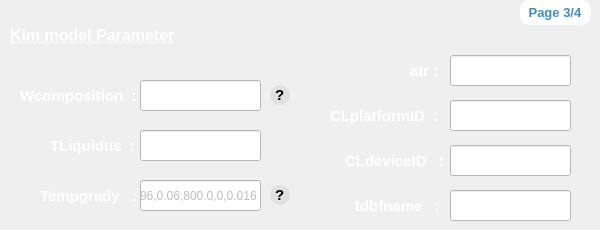
      <widget class="QWidget" name="page_10">
       <property name="styleSheet">
        <string notr="true">#page_10{
background-color: rgb(64, 140, 191);
}</string>
       </property>
       <widget class="QLabel" name="label_151">
        <property name="geometry">
         <rect>
          <x>520</x>
          <y>0</y>
          <width>71</width>
          <height>25</height>
         </rect>
        </property>
        <property name="font">
         <font>
          <family>Ubuntu</family>
          <pointsize>10</pointsize>
          <weight>75</weight>
          <bold>true</bold>
         </font>
        </property>
        <property name="styleSheet">
         <string notr="true">background-color: rgb(255, 255, 255);
border : 2px solid white;
border-radius :10px;
color :rgb(64, 140, 191);</string>
        </property>
        <property name="text">
         <string> Page 3/4</string>
        </property>
       </widget>
       <widget class="QLabel" name="label_125">
        <property name="geometry">
         <rect>
          <x>50</x>
          <y>130</y>
          <width>91</width>
          <height>31</height>
         </rect>
        </property>
        <property name="font">
         <font>
          <family>Ubuntu</family>
          <pointsize>11</pointsize>
          <weight>75</weight>
          <italic>false</italic>
          <bold>true</bold>
         </font>
        </property>
        <property name="styleSheet">
         <string notr="true">color : white;</string>
        </property>
        <property name="text">
         <string>TLiquidus  :</string>
        </property>
       </widget>
       <widget class="QLineEdit" name="TLKKS2">
        <property name="geometry">
         <rect>
          <x>140</x>
          <y>130</y>
          <width>121</width>
          <height>31</height>
         </rect>
        </property>
        <property name="styleSheet">
         <string notr="true">background-color: rgb(255, 255, 255);</string>
        </property>
       </widget>
       <widget class="QLabel" name="label_242">
        <property name="geometry">
         <rect>
          <x>270</x>
          <y>185</y>
          <width>20</width>
          <height>20</height>
         </rect>
        </property>
        <property name="font">
         <font>
          <family>Segoe UI Symbol</family>
          <pointsize>11</pointsize>
          <weight>75</weight>
          <italic>false</italic>
          <bold>true</bold>
         </font>
        </property>
        <property name="toolTip">
         <string>&lt;html&gt;&lt;head/&gt;&lt;body&gt;&lt;p&gt;The tuple Tempgrady={BASETEMP, DELTAT, DISTANCE, OFFSET,&lt;/p&gt;&lt;p&gt;VELOCITY} is read in for setting the properties of thermal gradient.&lt;/p&gt;&lt;/body&gt;&lt;/html&gt;</string>
        </property>
        <property name="styleSheet">
         <string notr="true">background-color: rgb(225, 225, 225);
color:rgb(0, 0, 0);
border-radius : 10px; 
border : 1px solid rgb(225, 225, 225);</string>
        </property>
        <property name="text">
         <string>?</string>
        </property>
       </widget>
       <widget class="QLabel" name="label_127">
        <property name="geometry">
         <rect>
          <x>40</x>
          <y>180</y>
          <width>101</width>
          <height>31</height>
         </rect>
        </property>
        <property name="font">
         <font>
          <family>Ubuntu</family>
          <pointsize>11</pointsize>
          <weight>75</weight>
          <italic>false</italic>
          <bold>true</bold>
         </font>
        </property>
        <property name="styleSheet">
         <string notr="true">color : white;</string>
        </property>
        <property name="text">
         <string>Tempgrady   :</string>
        </property>
       </widget>
       <widget class="QLineEdit" name="tempGradyKKS2">
        <property name="enabled">
         <bool>false</bool>
        </property>
        <property name="geometry">
         <rect>
          <x>140</x>
          <y>180</y>
          <width>121</width>
          <height>31</height>
         </rect>
        </property>
        <property name="styleSheet">
         <string notr="true">background-color: rgb(255, 255, 255);</string>
        </property>
        <property name="text">
         <string>0.96,0.06,800.0,0,0.016</string>
        </property>
       </widget>
       <widget class="QLabel" name="label_245">
        <property name="geometry">
         <rect>
          <x>270</x>
          <y>85</y>
          <width>20</width>
          <height>20</height>
         </rect>
        </property>
        <property name="font">
         <font>
          <family>Segoe UI Symbol</family>
          <pointsize>11</pointsize>
          <weight>75</weight>
          <italic>false</italic>
          <bold>true</bold>
         </font>
        </property>
        <property name="toolTip">
         <string>&lt;html&gt;&lt;head/&gt;&lt;body&gt;&lt;p&gt;&amp;quot;Writecomposition&amp;quot; is a specific key that tells the file-writing function to convert the chemical potential fields into the composition fields and write them along with the chemical potential fields.&lt;/p&gt;&lt;/body&gt;&lt;/html&gt;</string>
        </property>
        <property name="styleSheet">
         <string notr="true">background-color: rgb(225, 225, 225);
color:rgb(0, 0, 0);
border-radius : 10px; 
border : 1px solid rgb(225, 225, 225);</string>
        </property>
        <property name="text">
         <string>?</string>
        </property>
       </widget>
       <widget class="QLineEdit" name="writecompKKS2">
        <property name="geometry">
         <rect>
          <x>140</x>
          <y>80</y>
          <width>121</width>
          <height>31</height>
         </rect>
        </property>
        <property name="styleSheet">
         <string notr="true">background-color: rgb(255, 255, 255);</string>
        </property>
        <property name="text">
         <string/>
        </property>
       </widget>
       <widget class="QLabel" name="label_116">
        <property name="geometry">
         <rect>
          <x>20</x>
          <y>80</y>
          <width>121</width>
          <height>31</height>
         </rect>
        </property>
        <property name="font">
         <font>
          <family>Ubuntu</family>
          <pointsize>11</pointsize>
          <weight>75</weight>
          <italic>false</italic>
          <bold>true</bold>
         </font>
        </property>
        <property name="styleSheet">
         <string notr="true">color : white;</string>
        </property>
        <property name="text">
         <string>Wcomposition  :</string>
        </property>
       </widget>
       <widget class="QLabel" name="label_165">
        <property name="geometry">
         <rect>
          <x>330</x>
          <y>105</y>
          <width>111</width>
          <height>21</height>
         </rect>
        </property>
        <property name="font">
         <font>
          <family>Ubuntu</family>
          <pointsize>11</pointsize>
          <weight>75</weight>
          <italic>false</italic>
          <bold>true</bold>
         </font>
        </property>
        <property name="styleSheet">
         <string notr="true">color : white;</string>
        </property>
        <property name="text">
         <string>CLplatformID  :</string>
        </property>
       </widget>
       <widget class="QLabel" name="label_150">
        <property name="geometry">
         <rect>
          <x>345</x>
          <y>145</y>
          <width>101</width>
          <height>31</height>
         </rect>
        </property>
        <property name="font">
         <font>
          <family>Ubuntu</family>
          <pointsize>11</pointsize>
          <weight>75</weight>
          <italic>false</italic>
          <bold>true</bold>
         </font>
        </property>
        <property name="styleSheet">
         <string notr="true">color : white;</string>
        </property>
        <property name="text">
         <string>CLdeviceID   :</string>
        </property>
       </widget>
       <widget class="QLabel" name="label_164">
        <property name="geometry">
         <rect>
          <x>410</x>
          <y>60</y>
          <width>31</width>
          <height>21</height>
         </rect>
        </property>
        <property name="font">
         <font>
          <family>Ubuntu</family>
          <pointsize>11</pointsize>
          <weight>75</weight>
          <italic>false</italic>
          <bold>true</bold>
         </font>
        </property>
        <property name="styleSheet">
         <string notr="true">color : white;</string>
        </property>
        <property name="text">
         <string>atr :</string>
        </property>
       </widget>
       <widget class="QLineEdit" name="CLPidKKS2">
        <property name="geometry">
         <rect>
          <x>450</x>
          <y>100</y>
          <width>121</width>
          <height>31</height>
         </rect>
        </property>
        <property name="styleSheet">
         <string notr="true">background-color: rgb(255, 255, 255);</string>
        </property>
        <property name="text">
         <string/>
        </property>
       </widget>
       <widget class="QLineEdit" name="atrKKS2">
        <property name="geometry">
         <rect>
          <x>450</x>
          <y>55</y>
          <width>121</width>
          <height>31</height>
         </rect>
        </property>
        <property name="styleSheet">
         <string notr="true">background-color: rgb(255, 255, 255);</string>
        </property>
        <property name="text">
         <string/>
        </property>
       </widget>
       <widget class="QLineEdit" name="CLDidKKS2">
        <property name="geometry">
         <rect>
          <x>450</x>
          <y>145</y>
          <width>121</width>
          <height>31</height>
         </rect>
        </property>
        <property name="styleSheet">
         <string notr="true">background-color: rgb(255, 255, 255);</string>
        </property>
       </widget>
       <widget class="QLabel" name="label_123">
        <property name="geometry">
         <rect>
          <x>10</x>
          <y>20</y>
          <width>251</width>
          <height>31</height>
         </rect>
        </property>
        <property name="font">
         <font>
          <family>Ubuntu</family>
          <pointsize>12</pointsize>
          <weight>75</weight>
          <italic>false</italic>
          <bold>true</bold>
          <underline>true</underline>
         </font>
        </property>
        <property name="styleSheet">
         <string notr="true">color: rgb(255, 255, 255);</string>
        </property>
        <property name="text">
         <string>Kim model Parameter</string>
        </property>
       </widget>
       <widget class="QLineEdit" name="tdbfnameKKS2">
        <property name="geometry">
         <rect>
          <x>450</x>
          <y>190</y>
          <width>121</width>
          <height>31</height>
         </rect>
        </property>
        <property name="styleSheet">
         <string notr="true">background-color: rgb(255, 255, 255);</string>
        </property>
       </widget>
       <widget class="QLabel" name="label_153">
        <property name="geometry">
         <rect>
          <x>355</x>
          <y>190</y>
          <width>91</width>
          <height>31</height>
         </rect>
        </property>
        <property name="font">
         <font>
          <family>Ubuntu</family>
          <pointsize>11</pointsize>
          <weight>75</weight>
          <italic>false</italic>
          <bold>true</bold>
         </font>
        </property>
        <property name="styleSheet">
         <string notr="true">color : white;</string>
        </property>
        <property name="text">
         <string>tdbfname   :</string>
        </property>
       </widget>
      </widget>
